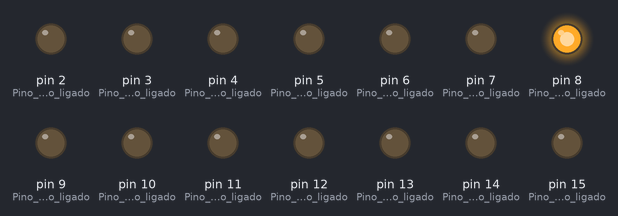
Bench run of a sketch on a simulated Arduino Mega 2560, built with avr-gcc and run on an emulated ATmega2560. Shown: output pins drawn as LEDs (lit = HIGH).

Above: at 0.1 s.
Timing chart, 0 to 1.6 s (numbered marks = the images above):
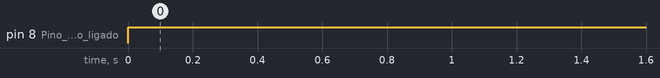

Measured:
- by itself, pin 8 (Pino_8_do_Arduino_ligado): LOW → HIGH at 0.00 s

The sketch:

arduinoAC306.ino
```cpp
byte seven_seg_digits[10][7] = { { 0,0,0,0,0,0,1 },  // = Digito 0
                                 { 1,0,0,1,1,1,1 },  // = Digito 1
                                 { 0,0,1,0,0,1,0 },  // = Digito 2
                                 { 0,0,0,0,1,1,0 },  // = Digito 3
                                 { 1,0,0,1,1,0,0 },  // = Digito 4
                                 { 0,1,0,0,1,0,0 },  // = Digito 5
                                 { 0,1,0,0,0,0,0 },  // = Digito 6
                                 { 0,0,0,1,1,1,1 },  // = Digito 7
                                 { 0,0,0,0,0,0,0 },  // = Digito 8
                                 { 0,0,0,1,1,0,0 }}; // = Digito 9

int numPark1 = 0; //Numero de vagas no setor 1
int numPark2 = 9; //Numero de vagas no setor 2

void setup() {
  pinMode(18, INPUT); //Pino do sensor1 entrada do setor 1
  pinMode(19, INPUT); //Pino do sensor2 entrada do setor 1
  pinMode(20, INPUT); //Pino do sensor3 entrada do setor 2
  pinMode(21, INPUT); //Pino do sensor4 entrada do setor 2
  pinMode(22, INPUT); //Pino do sensor5 saida do setor 2

  pinMode(2, OUTPUT); //Pino 2 do Arduino ligado ao segmento A do primeiro display
  pinMode(3, OUTPUT); //Pino 3 do Arduino ligado ao segmento B do primeiro display
  pinMode(4, OUTPUT); //Pino 4 do Arduino ligado ao segmento C do primeiro display
  pinMode(5, OUTPUT); //Pino 5 do Arduino ligado ao segmento D do primeiro display
  pinMode(6, OUTPUT); //Pino 6 do Arduino ligado ao segmento E do primeiro display
  pinMode(7, OUTPUT); //Pino 7 do Arduino ligado ao segmento F do primeiro display
  pinMode(8, OUTPUT); //Pino 8 do Arduino ligado ao segmento G do primeiro display

  pinMode(9, OUTPUT); //Pino 2 do Arduino ligado ao segmento A do segundo display
  pinMode(10, OUTPUT); //Pino 3 do Arduino ligado ao segmento B do segundo display
  pinMode(11, OUTPUT); //Pino 4 do Arduino ligado ao segmento C do segundo display
  pinMode(12, OUTPUT); //Pino 5 do Arduino ligado ao segmento D do segundo display
  pinMode(13, OUTPUT); //Pino 6 do Arduino ligado ao segmento E do segundo display
  pinMode(14, OUTPUT); //Pino 7 do Arduino ligado ao segmento F do segundo display
  pinMode(15, OUTPUT); //Pino 8 do Arduino ligado ao segmento G do segundo display
}

void sevenSegWrite(byte digit, byte pin)  //Funcao que aciona o display
{
  //Percorre o array ligando os segmentos correspondentes ao digito
  for (byte segCount = 0; segCount < 7; ++segCount)
  {
    digitalWrite(pin, seven_seg_digits[digit][segCount]);
    ++pin;
  }
}

int sensorRead(int sensorPin) //Funcao que le o sensor
{
  int i = digitalRead(sensorPin);
  return i;
}

void loop() {

  sevenSegWrite(numPark1, 2);
  /*sevenSegWrite(numPark2, 9);

  if(sensorRead(18) && sensorRead(19)){
    numPark1--;
  }

  if(sensorRead(20) && sensorRead(21)){
    numPark1++;
    numPark2--;
  }

  if(sensorRead(22)){
    numPark2++;
  }
  */
}
```
